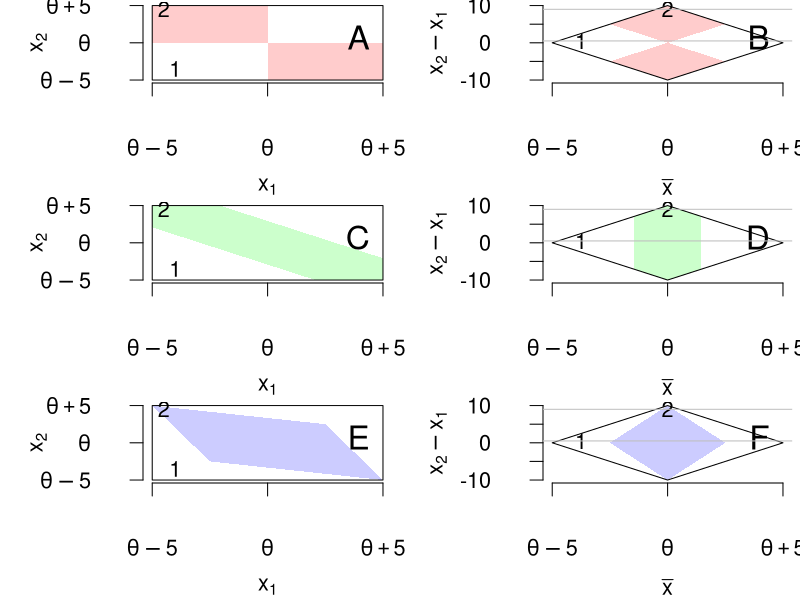

Source code (R):

x.a = c(.1,.15)
x.b = c(.05,.95)

par(mfrow=c(3,2),cex=1.3,mgp=c(3.5,2,0),mar=c(4.5,5.5,.1,.3))

######### CP1

plot(0,0,ty='n',ylim=c(0,1),xlim=c(0,1),axes=FALSE,ylab=expression(x[2]),xlab=expression(x[1]))
x1 = c(0,.5,.5,1,1,0,0,.5,.5,0)
y1 = c(.5,.5,0,0,.5,.5,1,1,.5,.5)
polygon(x1,y1,col=rgb(1,0,0,.2),border=NA)
#x2 = c(0,.25,1,.75,0)
#y2 = c(1,.25,0,.75,1)
#polygon(x2,y2,col=rgb(0,0,1,.2),border=NA)
axis(1,at=2:4/2-1,lab=expression(theta - 5,
                                 theta,
                                 theta + 5
),las=1)
axis(2,at=2:4/2-1,lab=expression(theta - 5,
                                 theta,
                                 theta + 5
),las=1)
rect(0,0,1,1,border="black")

mtext("A",3,-2,adj=.9,cex=2)

points(x.a[1],x.a[2],pch='1')
points(x.b[1],x.b[2],pch='2')


plot(0,0,ty='n',ylim=c(-1,1),xlim=c(0,1),axes=FALSE,ylab=expression(x[2]-x[1]),xlab=expression(bar(x)))
polygon((x1+y1)/2,y1-x1,col=rgb(1,0,0,.2),border=NA)
#polygon((x2+y2)/2,y2-x2,col=rgb(0,0,1,.2),border=NA)
axis(2,at=-2:2*5/10,lab=-2:2*5,las=1)
axis(1,at=2:4/2-1,lab=expression(theta - 5,
                                 theta,
                                 theta + 5
),las=1)
polygon(c(0,.5,1,.5),c(0,-1,0,1))
mtext("B",3,-2,adj=.9,cex=2)

points(mean(x.a),x.a[2]-x.a[1],pch='1')
abline(h = x.a[2]-x.a[1],col="gray",lty=1)
points(mean(x.b),x.b[2]-x.b[1],pch='2')
abline(h = x.b[2]-x.b[1],col="gray",lty=1)

############# CP2

#5 - 10/sqrt(8)
plot(0,0,ty='n',ylim=c(0,1),xlim=c(0,1),axes=FALSE,ylab=expression(x[2]),xlab=expression(x[1]))
q = sqrt(2)/2
x3 = c(0,0,q,1,1,1-q)
y3 = c(1,q,0,0,1-q,1)
polygon(x3,y3,col=rgb(0,1,0,.2),border=NA)
axis(1,at=2:4/2-1,lab=expression(theta - 5,
                                 theta,
                                 theta + 5
),las=1)
axis(2,at=2:4/2-1,lab=expression(theta - 5,
                                 theta,
                                 theta + 5
),las=1)
rect(0,0,1,1,border="black")

mtext("C",3,-2,adj=.9,cex=2)

points(x.a[1],x.a[2],pch='1')
points(x.b[1],x.b[2],pch='2')


plot(0,0,ty='n',ylim=c(-1,1),xlim=c(0,1),axes=FALSE,ylab=expression(x[2]-x[1]),xlab=expression(bar(x)))
polygon((x3+y3)/2,y3-x3,col=rgb(0,1,0,.2),border=NA)
axis(2,at=-2:2*5/10,lab=-2:2*5,las=1)
axis(1,at=2:4/2-1,lab=expression(theta - 5,
                                 theta,
                                 theta + 5
),las=1)
polygon(c(0,.5,1,.5),c(0,-1,0,1))
mtext("D",3,-2,adj=.9,cex=2)

points(mean(x.a),x.a[2]-x.a[1],pch='1')
abline(h = x.a[2]-x.a[1],col="gray",lty=1)
points(mean(x.b),x.b[2]-x.b[1],pch='2')
abline(h = x.b[2]-x.b[1],col="gray",lty=1)

########## CP3

plot(0,0,ty='n',ylim=c(0,1),xlim=c(0,1),axes=FALSE,ylab=expression(x[2]),xlab=expression(x[1]))
#x1 = c(0,.5,.5,1,1,0,0,.5,.5,0)
#y1 = c(.5,.5,0,0,.5,.5,1,1,.5,.5)
#polygon(x1,y1,col=rgb(1,0,0,.2),border=NA)
x2 = c(0,.25,1,.75,0)
y2 = c(1,.25,0,.75,1)
polygon(x2,y2,col=rgb(0,0,1,.2),border=NA)
axis(1,at=2:4/2-1,lab=expression(theta - 5,
                                 theta,
                                 theta + 5
),las=1)
axis(2,at=2:4/2-1,lab=expression(theta - 5,
                                 theta,
                                 theta + 5
),las=1)
rect(0,0,1,1,border="black")

mtext("E",3,-2,adj=.9,cex=2)

points(x.a[1],x.a[2],pch='1')
points(x.b[1],x.b[2],pch='2')


plot(0,0,ty='n',ylim=c(-1,1),xlim=c(0,1),axes=FALSE,ylab=expression(x[2]-x[1]),xlab=expression(bar(x)))
#polygon((x1+y1)/2,y1-x1,col=rgb(1,0,0,.2),border=NA)
polygon((x2+y2)/2,y2-x2,col=rgb(0,0,1,.2),border=NA)
axis(2,at=-2:2*5/10,lab=-2:2*5,las=1)
axis(1,at=2:4/2-1,lab=expression(theta - 5,
                                 theta,
                                 theta + 5
),las=1)
polygon(c(0,.5,1,.5),c(0,-1,0,1))
mtext("F",3,-2,adj=.9,cex=2)

points(mean(x.a),x.a[2]-x.a[1],pch='1')
abline(h = x.a[2]-x.a[1],col="gray",lty=1)
points(mean(x.b),x.b[2]-x.b[1],pch='2')
abline(h = x.b[2]-x.b[1],col="gray",lty=1)

